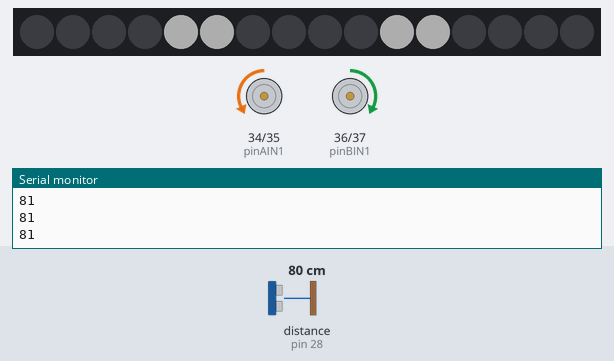
This sketch was run on a simulated Arduino Mega 2560, built with avr-gcc and run on an emulated ATmega2560. Parts: 16 RGB LEDs in strip order, left to right, motor-driver pin pairs drawn as motors (green arrow = first pin HIGH = forward, orange = second pin HIGH = backward, longer = more drive, scaled by the enable pin), the last lines printed to the serial monitor. Inputs (shaded band) come from the test bench; at power-on: distance to the obstacle (sensor on pin 28) 80 cm. Dim RGB values are drawn brighter than linear.

Above: at 1.2 s.
1.3 s: distance to the obstacle (sensor on pin 28) set to 21 cm
2.8 s: distance to the obstacle (sensor on pin 28) set to 18 cm
At 3.5 s:
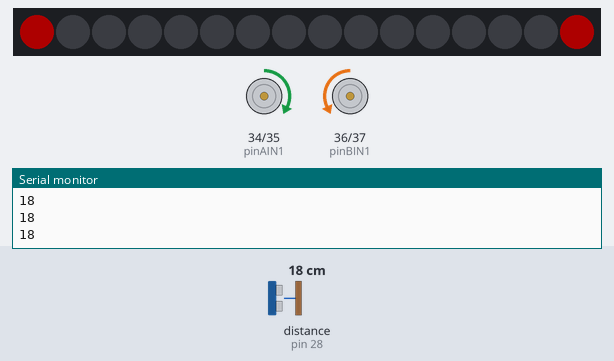
4.3 s: distance to the obstacle (sensor on pin 28) set to 35 cm
At 5.0 s:
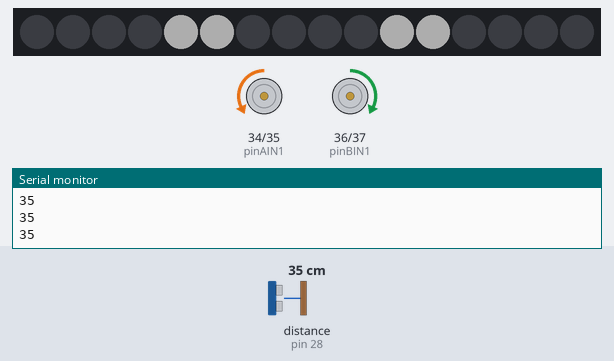
5.8 s: distance to the obstacle (sensor on pin 28) set to 2 cm
At 6.3 s:
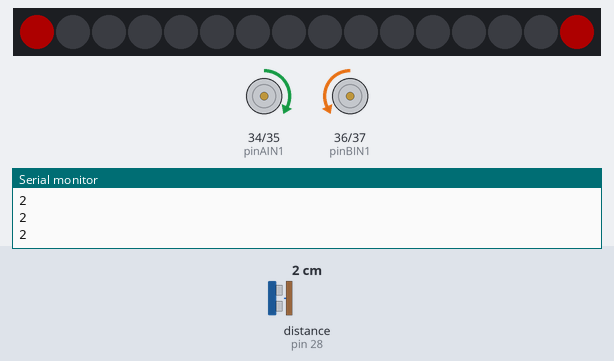
Timing chart, 0 to 8.3 s (numbered marks = the images above; inputs shaded):
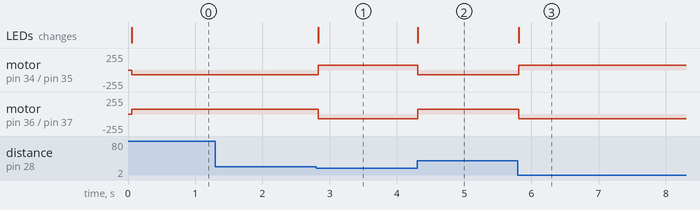

The sketch:

mantener_distancia.ino
```cpp
#include <NewPing.h>
#include <Adafruit_NeoPixel.h>
// Which pin on the Arduino is connected to the NeoPixels?
#define PING_PIN 28 // Pin Ultrasonidos
NewPing sonar(PING_PIN, PING_PIN );

#define PIN            33
// How many NeoPixels are attached to the Arduino?
#define NUMPIXELS      16
Adafruit_NeoPixel pixels = Adafruit_NeoPixel(NUMPIXELS, PIN, NEO_GRB + NEO_KHZ800);


//Motores
const int pinPWMA = 4;
const int pinAIN2 = 35;
const int pinAIN1 = 34;
const int pinBIN1 = 36;
const int pinBIN2 = 37;
const int pinPWMB = 5;
const int pinSTBY = 12;


const int waitTime = 2000;   //espera entre fases
const int velocidad = 70;      //velocidad de giro

const int pinMotorA[3] = { pinPWMA, pinAIN2, pinAIN1 };
const int pinMotorB[3] = { pinPWMB, pinBIN1, pinBIN2 };

int distancia = 0;
enum moveDirection {
  forward,
  backward
};

enum turnDirection {
  clockwise,
  counterClockwise
};

void setup()
{
  Serial.begin(9600);
  pixels.begin(); // This initializes the NeoPixel library.
  pixels.show();
  pinMode(pinAIN2, OUTPUT);
  pinMode(pinAIN1, OUTPUT);
  pinMode(pinPWMA, OUTPUT);
  pinMode(pinBIN1, OUTPUT);
  pinMode(pinBIN2, OUTPUT);
  pinMode(pinPWMB, OUTPUT);
}

void loop()
{
  leedistancia();

  //Mantener distancia de 20cm
  if (distancia < 20) {
    move(backward, velocidad);
    //Encender luces de marcha atrás y apagar resto
    pixels.setPixelColor(5, pixels.Color(0, 0, 0)); // Moderately bright green color.
    pixels.setPixelColor(4, pixels.Color(0, 0, 0)); // Moderately bright green color.
    pixels.setPixelColor(10, pixels.Color(0, 0, 0)); // Moderately bright green color.
    pixels.setPixelColor(11, pixels.Color(0, 0, 0)); // Moderately bright green color.
    pixels.setPixelColor(0, pixels.Color(50, 0, 0)); // Moderately bright green color.
    pixels.setPixelColor(15, pixels.Color(50, 0, 0)); // Moderately bright green color.

    pixels.show(); // This sends the updated pixel color to the hardware.
    //delay(500);
  } else {
    move(forward, velocidad);
    //Encender luces de marcha y apagar resto
    pixels.setPixelColor(5, pixels.Color(50, 50, 50)); // Moderately bright green color.
    pixels.setPixelColor(4, pixels.Color(50, 50, 50)); // Moderately bright green color.
    pixels.setPixelColor(10, pixels.Color(50, 50, 50)); // Moderately bright green color.
    pixels.setPixelColor(11, pixels.Color(50, 50, 50)); // Moderately bright green color.
    pixels.setPixelColor(0, pixels.Color(0, 0, 0)); // Moderately bright green color.
    pixels.setPixelColor(15, pixels.Color(0, 0, 0)); // Moderately bright green color.
    pixels.show(); // This sends the updated pixel color to the hardware.
    //delay(500);
  }
  Serial.println(distancia);
}

void leedistancia(void)
{
  delay(50); // Wait 50ms between pings (about 20 pings/sec). 29ms should be the shortest delay
  unsigned int uS = sonar.ping(); // Send ping, get ping time in microseconds (uS).
  distancia = uS / US_ROUNDTRIP_CM;
}


//Funciones que controlan el vehiculo
void move(int direction, int speed)
{
  if (direction == forward)
  {
    moveMotorForward(pinMotorA, speed);
    moveMotorForward(pinMotorB, speed);
  }
  else
  {
    moveMotorBackward(pinMotorA, speed);
    moveMotorBackward(pinMotorB, speed);
  }
}

void turn(int direction, int speed)
{
  if (direction == forward)
  {
    moveMotorForward(pinMotorA, speed);
    moveMotorBackward(pinMotorB, speed);
  }
  else
  {
    moveMotorBackward(pinMotorA, speed);
    moveMotorForward(pinMotorB, speed);
  }
}

void fullStop()
{
  stopMotor(pinMotorA);
  stopMotor(pinMotorB);
}

//Funciones que controlan los motores
void moveMotorForward(const int pinMotor[3], int speed)
{
  digitalWrite(pinMotor[1], HIGH);
  digitalWrite(pinMotor[2], LOW);

  analogWrite(pinMotor[0], speed);
}

void moveMotorBackward(const int pinMotor[3], int speed)
{
  digitalWrite(pinMotor[1], LOW);
  digitalWrite(pinMotor[2], HIGH);
  analogWrite(pinMotor[0], speed);
}

void stopMotor(const int pinMotor[3])
{
  digitalWrite(pinMotor[1], LOW);
  digitalWrite(pinMotor[2], LOW);
  analogWrite(pinMotor[0], 0);
}
```

Measured:
- the behaviour switches between 20 and 19 cm on distance to the obstacle (sensor on pin 28) (found by bisection; images 0 and 1)
- after the input at 2.8 s, motor on pin 34 (pinAIN1) / pin 35 (pinAIN2): backward 70/255 → forward 70/255 at once; motor on pin 36 (pinBIN1) / pin 37 (pinBIN2): forward 70/255 → backward 70/255 at once; the LEDs: change at once (image 1)
- after the input at 4.3 s, motor on pin 34 (pinAIN1) / pin 35 (pinAIN2): forward 70/255 → backward 70/255 at once; motor on pin 36 (pinBIN1) / pin 37 (pinBIN2): backward 70/255 → forward 70/255 at once; the LEDs: change at once (image 2)
- after the input at 5.8 s, motor on pin 34 (pinAIN1) / pin 35 (pinAIN2): backward 70/255 → forward 70/255 at once; motor on pin 36 (pinBIN1) / pin 37 (pinBIN2): forward 70/255 → backward 70/255 at once; the LEDs: change at once (image 3)
